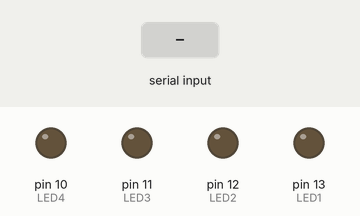
A sketch run on a simulated Arduino Uno, built with avr-gcc and run on an emulated ATmega328P. Parts: output pins drawn as LEDs (lit = HIGH). The test bench sets the inputs (shaded band).

Above: at 1.2 s.
1.3 s: "1" received over Serial
At 1.7 s:
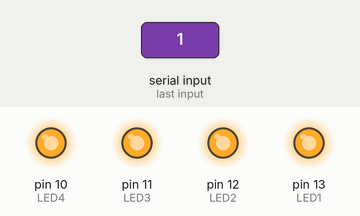
2.8 s: "0" received over Serial
At 4.0 s:
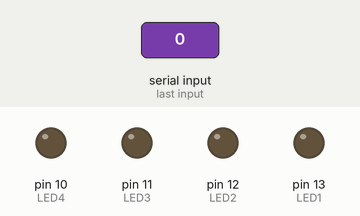
Timing chart, 0 to 5.8 s (numbered marks = the images above; inputs shaded):
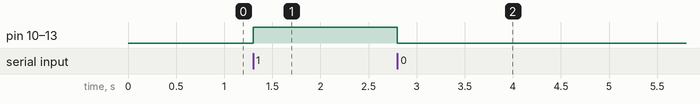

Measured:
- after the input at 1.3 s, pin 10 (LED4), pin 11 (LED3), pin 12 (LED2), pin 13 (LED1): LOW → HIGH at once
- after the input at 2.8 s, pin 10 (LED4), pin 11 (LED3), pin 12 (LED2), pin 13 (LED1): HIGH → LOW at once

The sketch:

bluetooth.ino
```cpp
#define LED1 13
#define LED2 12
#define LED3 11
#define LED4 10

void setup() {
  pinMode(LED1, OUTPUT);
  pinMode(LED2, OUTPUT);
  pinMode(LED3, OUTPUT);
  pinMode(LED4, OUTPUT);
  Serial.begin(9600);
}

void loop() {
  char data = 0;
  if (Serial.available())
  {
    data = Serial.read();
    if (data == '1')
    {
      digitalWrite(LED1, HIGH);
      digitalWrite(LED3, HIGH);
      digitalWrite(LED2, HIGH);
      digitalWrite(LED4, HIGH);
    }
    if (data == '0')
    {
      digitalWrite(LED1, LOW);
      digitalWrite(LED2, LOW);
      digitalWrite(LED3, LOW);
      digitalWrite(LED4, LOW);
    }
  }
}
```
